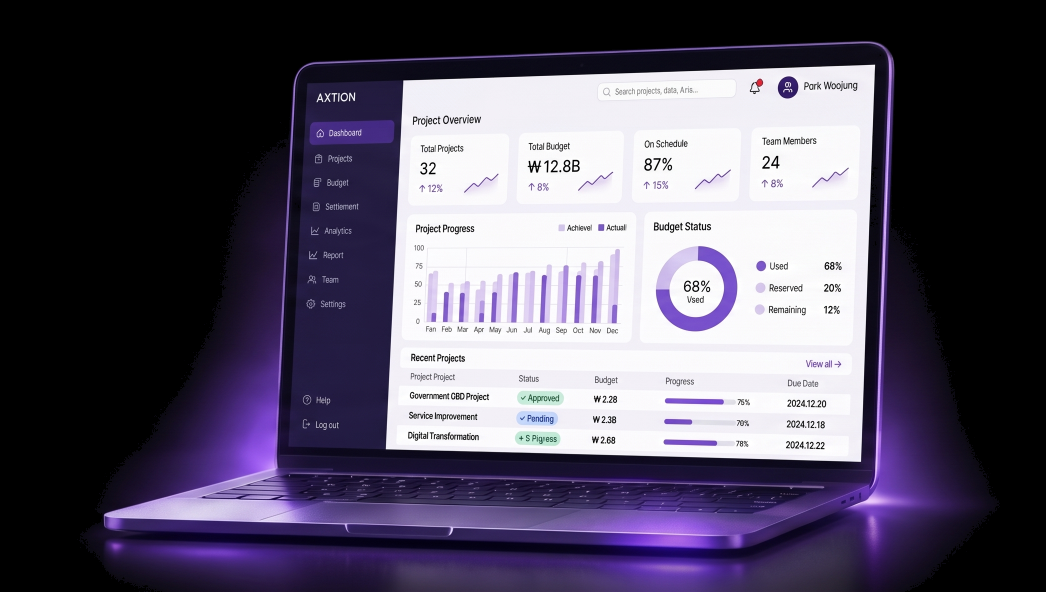
#> input picture src/assets/main/action-business-black.png, 2091 x 1184 px, given in place of laptop_purple_Left.png, which was not available (shown at 1/2 size)
$ python extract-laptop-assets.py
#> lines starting #> are read from the running program, lines starting #| are printed output that depends on the picture; pictures that were not available may be replaced by others from this repository, and a replacement may not be noted
from pathlib import Path

import numpy as np
from PIL import Image, ImageDraw


ROOT = Path(__file__).resolve().parents[1]
OUTPUT = ROOT / "src" / "assets" / "main"


def polygon_mask(size, polygons):
    scale = 4
    mask = Image.new("L", (size[0] * scale, size[1] * scale), 0)
    draw = ImageDraw.Draw(mask)
    for polygon in polygons:
        draw.polygon([(x * scale, y * scale) for x, y in polygon], fill=255)
    return np.asarray(mask.resize(size, Image.Resampling.LANCZOS), dtype=np.uint8)


def remove_white_background(source_name, output_name, laptop_polygons):
#> called with source_name = 'laptop_purple_Left.png', output_name = 'action-business-laptop-L.png'
    source = Image.open(ROOT / source_name).convert("RGB")
    rgb = np.asarray(source, dtype=np.float32)
    height, width = rgb.shape[:2]
#> height = 1184; width = 2091

    laptop_alpha = polygon_mask((width, height), laptop_polygons)
#> in polygon_mask, `mask = Image.new("L", (size[0] * scale, size[1] * scale), 0)`: mask: PIL image 8364x4736 L; every value is 0
#> in polygon_mask, `return np.asarray(mask.resize(size, Image.Resampling.LANCZOS), dtype=n..`:
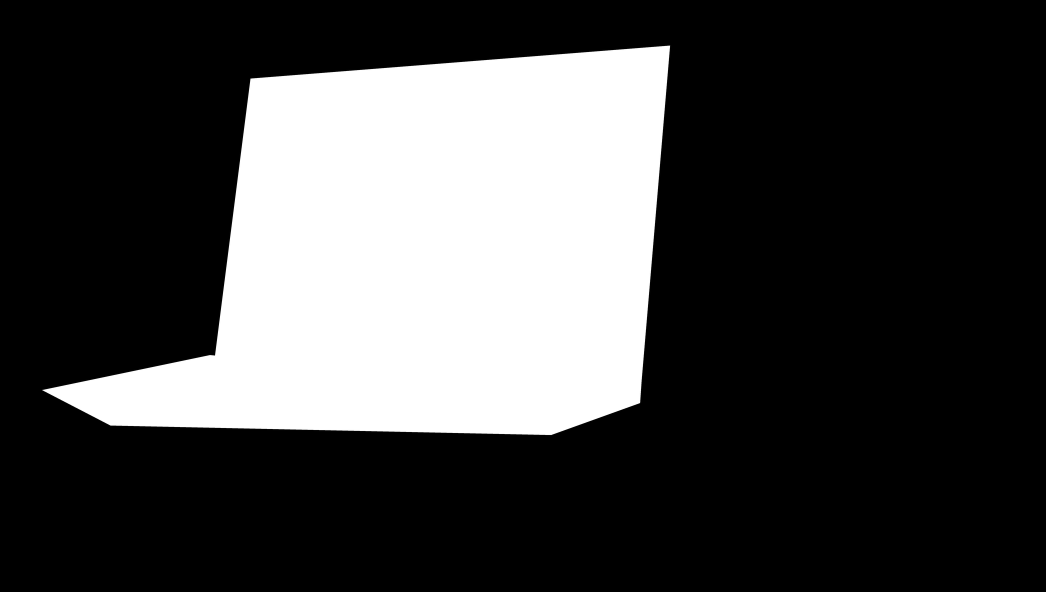
#> returned value: shape (1184, 2091) (shown at 1/2 size); min 0, max 255, mean 67.3

    # Recover transparency from a white composite. The laptop itself stays
    # fully opaque; outside it, only the supplied coloured light and contact
    # shadow remain. No blur, generated glow, filter, or replacement geometry.
    white_distance = 255 - rgb.min(axis=2)
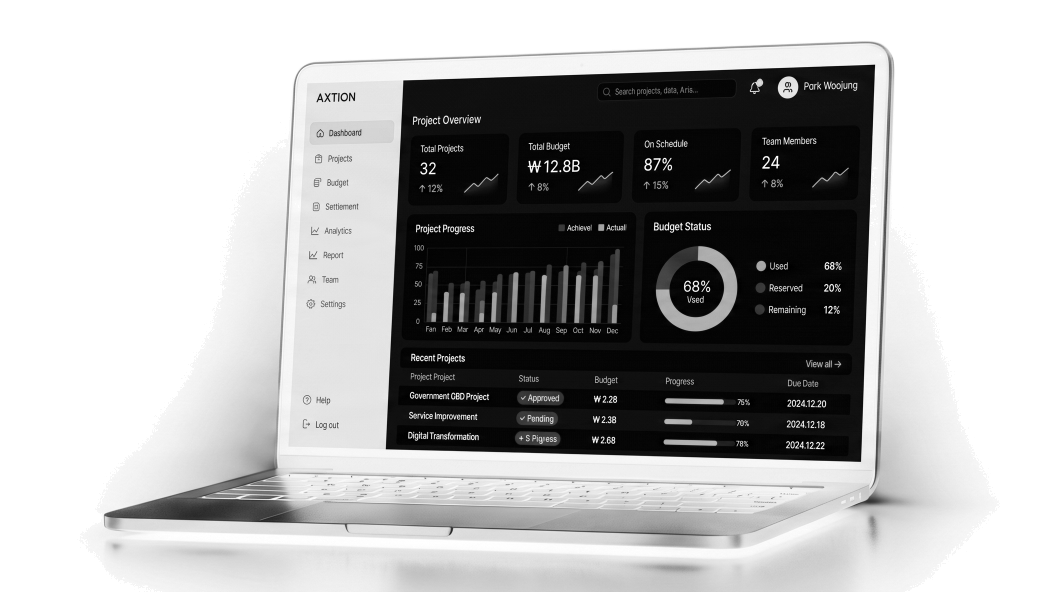
#> white_distance: shape (1184, 2091) float32 (shown at 1/2 size); min 0, max 255, mean 174.3
    ambient_alpha = np.clip((white_distance - 9) * 2.45, 0, 210)
    ambient_alpha = np.where(laptop_alpha > 0, 0, ambient_alpha)
    alpha = np.maximum(laptop_alpha, ambient_alpha).astype(np.uint8)
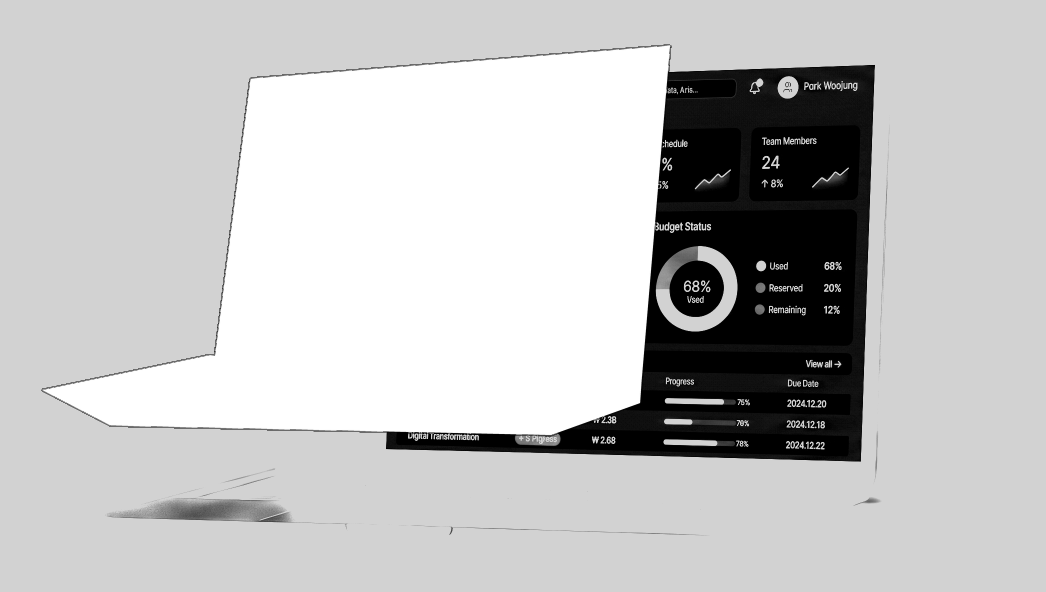
#> alpha: shape (1184, 2091) (shown at 1/2 size); min 0, max 255, mean 193.8

    a = np.maximum(ambient_alpha / 255, 1 / 255)
    recovered = (rgb - (1 - a[:, :, None]) * 255) / a[:, :, None]
    recovered = np.clip(recovered, 0, 255)
    output_rgb = np.where(
        (laptop_alpha > 0)[:, :, None],
        rgb,
        recovered,
    ).astype(np.uint8)

    rgba = np.dstack([output_rgb, alpha])
    Image.fromarray(rgba, "RGBA").save(OUTPUT / output_name, optimize=True)


LAPTOP_SILHOUETTE = [
    [(501, 157), (1340, 91), (1283, 762), (430, 711)],
    [(430, 711), (1283, 762), (1280, 806), (1102, 870), (221, 851), (84, 780), (420, 710)],
]

remove_white_background(
    "laptop_purple_Left.png",
    "action-business-laptop-L.png",
    LAPTOP_SILHOUETTE,
)

remove_white_background(
    "laptop_green_left.png",
    "action-cs-laptop-L.png",
    LAPTOP_SILHOUETTE,
)
#> call 2 of remove_white_background, with source_name = 'laptop_green_left.png', output_name = 'action-cs-laptop-L.png'
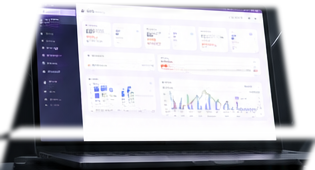
#> input picture src/assets/main/action-business-laptop-cutout.png, 315 x 170 px, given in place of laptop_green_left.png, which was not available
#> in polygon_mask (call 2), `mask = Image.new("L", (size[0] * scale, size[1] * scale), 0)`: mask: PIL image 1260x680 L; every value is 0
#> in polygon_mask (call 2), `return np.asarray(mask.resize(size, Image.Resampling.LANCZOS), dtype=n..`: returned value: shape (170, 315); every value is 0
#> in remove_white_background (call 2), `ambient_alpha = np.clip((white_distance - 9) * 2.45, 0, 210)`:
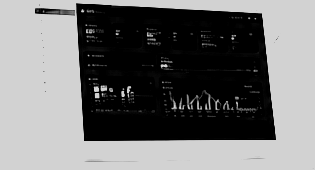
#> ambient_alpha: shape (170, 315) float32; min 0, max 210, mean 114.7
#> in remove_white_background (call 2), `recovered = np.clip(recovered, 0, 255)`:
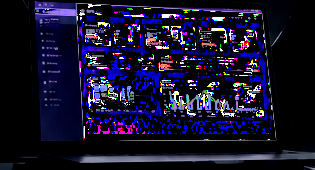
#> recovered: shape (170, 315, 3) float32; mean R, G, B 21.1, 18.6, 43.6
#> in remove_white_background (call 2), `rgba = np.dstack([output_rgb, alpha])`:
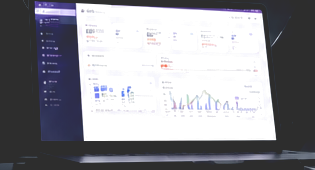
#> rgba: shape (170, 315, 4); mean R, G, B, A 21, 18.4, 43.4, 114.7; transparent parts drawn white
